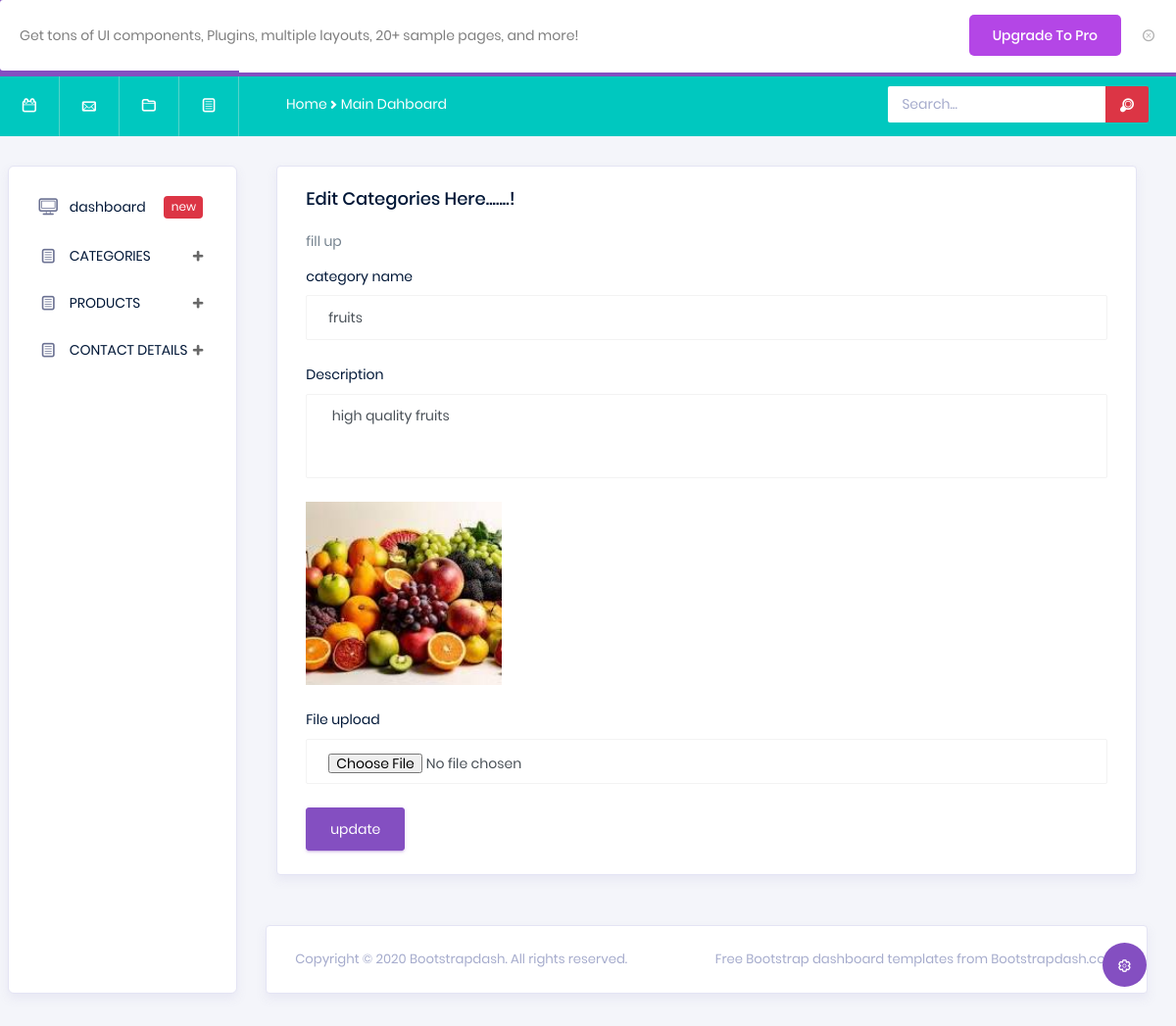
Page /backend/editcategory/1/ on the committed database.
### backend/models.py (models this page shows)
class categorydb(models.Model):
    category_name=models.CharField(max_length=100,blank=True,null=True)
    description=models.TextField(max_length=100,blank=True,null=True)
    category_img=models.ImageField(upload_to='categorypics',blank=True,null=True)

### backend/views.py (the view)
# urls.py: path('editcategory/<int:catid>/', views.editcategory, name='editcategory'),
def editcategory(req,catid):
    data=categorydb.objects.get(id=catid)
    return render(req,'editcategory.html',{"data":data})

### backend/templates/editcategory.html (shortened to what this page needs)
<!DOCTYPE html>
{% extends 'index.html' %}
{% block content %}
<html lang="en">
<head>
</head>
<body>
<div class="col-12 grid-margin stretch-card">
              <div class="card">
                <div class="card-body">
                  <h4 class="card-title"> Edit categories here.......!</h4>
                  <p class="card-description">
                fill up
                  </p>
                  <form class="forms-sample" method="POST" action="{% url 'updatecategory' catid=data.id %}" enctype="multipart/form-data">
                    <div class="form-group">
                      <label for="exampleInputName1">category name</label>
                      <input type="text" class="form-control" id="exampleInputName1" placeholder="Category Name" name="name" value="{{data.category_name}}">
                    </div>
  <div class="form-group">
                      <label for="exampleTextarea1">Description</label>
                      <textarea class="form-control" id="exampleTextarea1" rows="4" name="descript">{{data.description}}</textarea>
                    </div>
                      <div class="form-group">
                      <img src="{{data.category_img.url}}" width="200px"height="=200px">
                    </div>
                    <div class="form-group">
                      <label>File upload</label>
                      <div class="input-group col-xs-12">
                        <input type="file" class="form-control file-upload-info" name="pic" >
                      </div>
                    </div>
                    <button type="submit" class="btn btn-primary mr-2">update</button>
                  </form>
                </div>
              </div>
            </div>
</body>
</html>
{% endblock %}

### rows in the picture
categorydb: name "fruits", descript "high quality fruits", category_img (picture)
